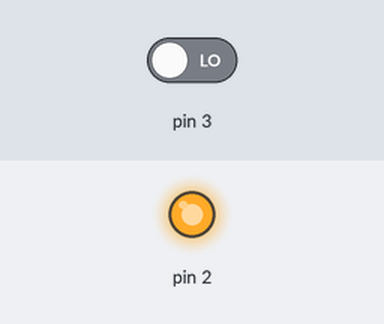
Recording of a sketch running on a simulated Arduino Uno, built with avr-gcc and run on an emulated ATmega328P. Shown: output pins drawn as LEDs (lit = HIGH). The inputs (shaded band) are chosen by the test bench; at power-on: pin 3 LOW.

Above: at 1.2 s.
1.3 s: pin 3 driven HIGH
At 2.4 s:
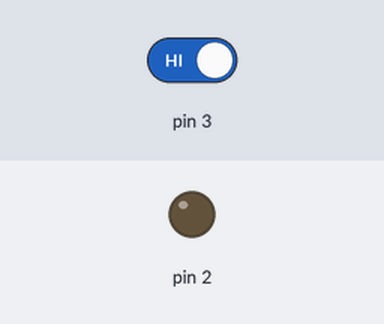
2.8 s: pin 3 driven LOW
At 3.7 s:
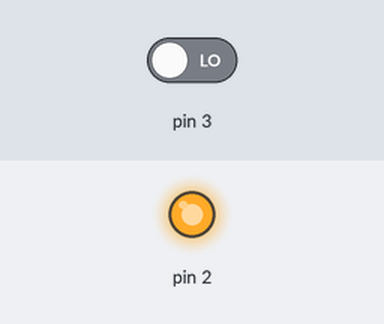
Timing chart, 0 to 5.8 s (numbered marks = the images above; inputs shaded):
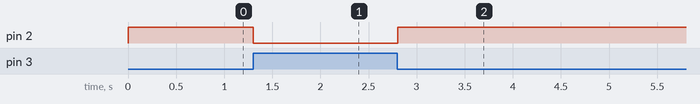

Measured:
- after the input at 1.3 s, pin 2: HIGH → LOW at once
- after the input at 2.8 s, pin 2: LOW → HIGH at once

The sketch:

codigo.ino
```cpp
// C++ code
//
void setup()
{
  pinMode(2, OUTPUT);
  pinMode(3, INPUT);
}

int var;
void loop()
{
  var = digitalRead(3);
  if(var){
    digitalWrite(2,LOW);
  }else{
    digitalWrite(2,HIGH);
  }
  delay(10);
}
```
